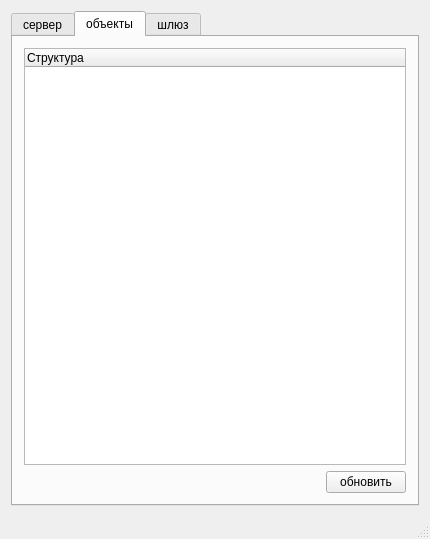
<?xml version="1.0" encoding="UTF-8"?>
<ui version="4.0">
 <class>MainWindow</class>
 <widget class="QMainWindow" name="MainWindow">
  <property name="geometry">
   <rect>
    <x>0</x>
    <y>0</y>
    <width>430</width>
    <height>539</height>
   </rect>
  </property>
  <property name="windowTitle">
   <string>Веб Диспетчер</string>
  </property>
  <widget class="QWidget" name="centralWidget">
   <layout class="QGridLayout" name="gridLayout">
    <item row="0" column="0">
     <widget class="QTabWidget" name="tabWidget">
      <property name="currentIndex">
       <number>1</number>
      </property>
      <widget class="QWidget" name="tabServer">
       <attribute name="title">
        <string>сервер</string>
       </attribute>
       <layout class="QVBoxLayout" name="verticalLayout">
        <item>
         <widget class="QTableWidget" name="tableWidgetIP">
          <attribute name="horizontalHeaderStretchLastSection">
           <bool>true</bool>
          </attribute>
          <column>
           <property name="text">
            <string>ip адрес</string>
           </property>
          </column>
          <column>
           <property name="text">
            <string>время</string>
           </property>
          </column>
         </widget>
        </item>
       </layout>
      </widget>
      <widget class="QWidget" name="tabObjects">
       <attribute name="title">
        <string>объекты</string>
       </attribute>
       <layout class="QGridLayout" name="gridLayout_2">
        <item row="1" column="0" colspan="2">
         <widget class="QTreeWidget" name="treeWidget">
          <column>
           <property name="text">
            <string>Структура</string>
           </property>
          </column>
         </widget>
        </item>
        <item row="2" column="1">
         <widget class="QPushButton" name="pushButtonUpdObjects">
          <property name="text">
           <string>обновить</string>
          </property>
         </widget>
        </item>
        <item row="2" column="0">
         <spacer name="horizontalSpacer">
          <property name="orientation">
           <enum>Qt::Horizontal</enum>
          </property>
          <property name="sizeHint" stdset="0">
           <size>
            <width>40</width>
            <height>20</height>
           </size>
          </property>
         </spacer>
        </item>
       </layout>
      </widget>
      <widget class="QWidget" name="tabGate">
       <attribute name="title">
        <string>шлюз</string>
       </attribute>
      </widget>
     </widget>
    </item>
   </layout>
  </widget>
  <widget class="QStatusBar" name="statusBar"/>
 </widget>
 <layoutdefault spacing="6" margin="11"/>
 <resources/>
 <connections/>
</ui>
